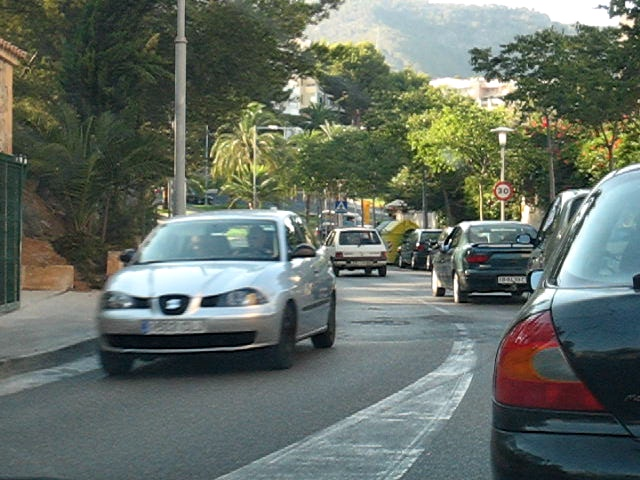
//> input picture car1.jpg, 640 x 480 px
$ ./testHist ../car1.jpg   (built with g++ and OpenCV 4)
//> lines starting //> are read from the running program, lines starting //| are printed output that depends on the picture
#include <opencv2/imgproc/imgproc.hpp>
#include <highgui.h>
#include <cv.h>

void LabHist(cv::Mat imat, cv::Mat maskMat=cv::Mat());

int main(int argc, char *argv[])
{
    cv::Mat src = cv::imread(argv[1]);
//> src is the input picture: 480 rows x 640 cols, CV_8UC3; mean B, G, R 100.4, 109.5, 100
    LabHist(src);

    return 0;
}

// normalized lab histogram
void LabHist(cv::Mat imat, cv::Mat maskMat)
{
    cv::Mat lab, hist;

    // [23 lines of commented-out code are left out]
    const int abins = 12;
    const int bbins = 12;
    // const int histSize = {lbins, abins, bbins};
    const int histSize[] = {abins, bbins};
    // const int channels = {0, 1, 2};
    const int channels[] = {1, 2};

    // l varies from [0, 100]
    // const float lranges[] = {0, 101};
    // a varies from [-127, 127]
    const float aranges[] = {-127, 128};
    // b varies from [-127, 127]
    const float branges[] = {-127, 128};

    // const float *ranges[] = {lranges, aranges, branges};
    const float *ranges[] = {aranges, branges};

    cv::Mat histMat;
    cv::calcHist(&imat, 1, channels, maskMat,
                 histMat, 2, histSize, ranges, true, false);

    double maxVal = 0;
    cv::minMaxLoc(histMat, 0, &maxVal, 0, 0);
//> maxVal = 27413

    int scale = 10;
    cv::Mat histImg = cv::Mat::zeros(abins*scale, bbins*scale, CV_8UC3);
    for (int a = 0; a < abins; ++a)
    {
        for (int b = 0; b < bbins; ++b)
        {
            histMat.at<float>(a, b) /= maxVal;
            float binVal = histMat.at<float>(a, b);
            int intensity = cvRound(binVal*255);
            cv::rectangle(histImg, cv::Point(a*scale, b*scale),
                          cv::Point((a+1)*scale-1, (b+1)*scale-1),
                          cv::Scalar::all(intensity), CV_FILLED);
        }
    }
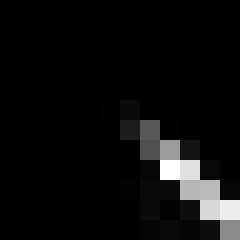
//> histImg: 120 rows x 120 cols, CV_8UC3 (shown 2 times larger); min 0, max 255, mean 13.4

    cv::Mat backproj;
    calcBackProject(&imat, 1, channels, histMat, backproj, ranges, 255, true);
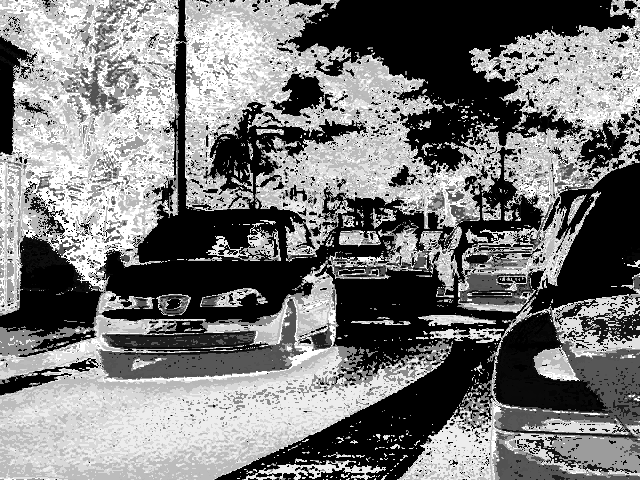
//> backproj: 480 rows x 640 cols, CV_8UC1; min 0, max 255, mean 121.3

    cv::imshow("source", imat);
    cv::imshow("a-b histogram", histImg);
    cv::imshow("backproj", backproj);
    cv::waitKey();
}
